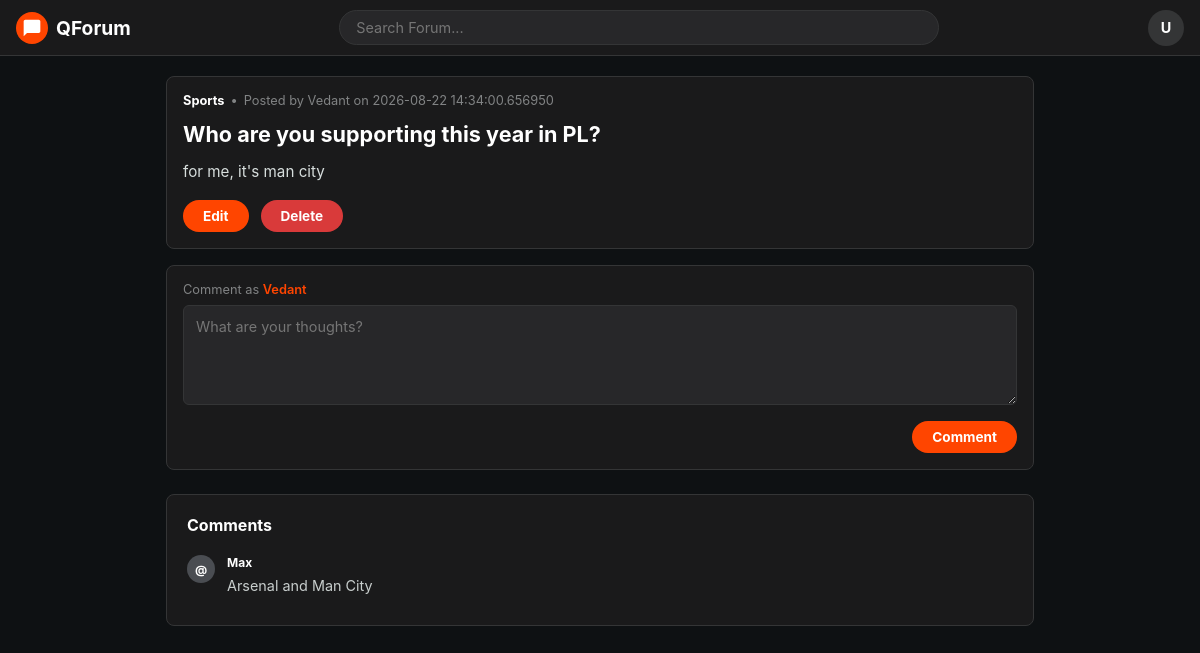
/post/7 (signed in), run on the app's committed database.
### app/models.py (models this page shows, shortened)
class Post(Base):
    __tablename__ = "post"
    id = Column(Integer, primary_key=True)
    title = Column(String(200), nullable=False)
    body = Column(Text, nullable=False)
    topic = Column(Text, nullable=False)
    author_id = Column(String(100), ForeignKey("user.username"), nullable=False)
    created_at = Column(
        DateTime,
        default=lambda: datetime.utcnow().replace(second=0, microsecond=0),
        nullable=False,
    )
    author = relationship("User", back_populates="posts")
    comments = relationship("Comment", back_populates="post", cascade="all, delete-orphan")

class User(Base):
    __tablename__ = "user"
    id = Column(Integer, primary_key=True)
    username = Column(String(100), unique=True, nullable=False, index=True)
    email = Column(String(120), unique=True, nullable=False, index=True)
    password_hash = Column(String(255), nullable=False)
    posts = relationship("Post", back_populates="author", cascade="all, delete-orphan")
    comments = relationship("Comment", back_populates="author", cascade="all, delete-orphan")

class Comment(Base):
    __tablename__ = "comment"
    id = Column(Integer, primary_key=True)
    body = Column(Text, nullable=False)
    author_id = Column(String(100), ForeignKey("user.username"), nullable=False)
    post_id = Column(Integer, ForeignKey("post.id"), nullable=False)
    author = relationship("User", back_populates="comments")
    post = relationship("Post", back_populates="comments")

### app/routes/post_display_routes.py (the view)
@router.get("/post/{post_id}")
def view_post(request: Request, post_id: int, db: Session = Depends(get_db)):
    user = get_logged_in_user(request, db)
    if not user:
        return RedirectResponse(url="/login", status_code=303)
    post = db.query(Post).filter(Post.id == post_id).first()
    if not post:
        raise HTTPException(status_code=404, detail="Post not found")
    comments = db.query(Comment).filter(Comment.post_id == post_id).all()
    return templates.TemplateResponse(
        request,
        "comments.html",
        {
            "post": post,
            "user": user.username,
            "current_user": user,
            "comments": comments,
            "can_manage_post": post.author_id == user.username,
        },
    )

### app/templates/comments.html (shortened to what this page needs)
<!DOCTYPE html>
<html lang="en">
<head>
  <link rel="stylesheet" href="{{ url_for('static', path='css/style4.css') }}">
  </head>
<body><header class="navbar">
    <a href="/" class="nav-brand">
      <div class="brand-logo">
        <svg xmlns="http://www.w3.org/2000/svg" viewBox="0 0 24 24">
          <path d="M20 2H4c-1.1 0-2 .9-2 2v18l4-4h14c1.1 0 2-.9 2-2V4c0-1.1-.9-2-2-2z"/>
        </svg>
      </div>
      <span>QForum</span>
    </a>
    <div class="nav-search">
      <input type="text" class="search-input" placeholder="Search Forum...">
    </div>
    <div class="user-profile" title="User Profile">U</div>
  </header>
  <main class="container">
    <article class="post-container">
      <div class="post-content">
        <div class="post-header">
          <a href="#" class="subreddit-name">{{post.topic}}</a>
          <span>•</span>
          <span>Posted by {{post.author_id}} on {{post.created_at}}</span>
        </div>
        <h1 class="post-title">{{post.title}}</h1>
        <div class="post-body">
          <p>{{post.body}}</p>
         </div>
        {% if can_manage_post %}
        <div class="post-actions" style="margin-top: 1rem; display: flex; gap: 0.75rem;">
          <a href="{{ url_for('edit_post_page', post_id=post.id) }}" class="btn-submit-comment" style="display: inline-block; text-decoration: none;">Edit</a>
          <form method="POST" action="{{ url_for('delete_post', post_id=post.id) }}" style="margin: 0;">
            <button type="submit" class="btn-submit-comment" style="background: #d93a3a; border-color: #d93a3a;">Delete</button>
          </form>
        </div>
        {% endif %}
      </div>
    </article>
    <section class="add-comment-card">
      <div class="comment-as">Comment as <span>{{user}}</span></div>
      <form  method="POST" action="{{ url_for('create_comment', post_id=post.id) }}">
        <textarea class="comment-textarea" name="comment" placeholder="What are your thoughts?" required></textarea>
        <div class="comment-submit-wrapper">
          <button type="submit" class="btn-submit-comment">Comment</button>
        </div>
      </form>
    </section>
    <section class="comments-section">
      <h2 class="section-title">Comments</h2>
      <div class="comment-thread">
    {% for commentdata in comments %}
        <div class="comment">
          <div class="comment-avatar">@</div>
          <div class="comment-body-wrapper">
            <div class="comment-meta">
              <a href="#" class="comment-author">{{commentdata.author_id}}</a>
            </div>
            <p class="comment-text">{{commentdata.body}}</p>
        </div></div>
{% endfor %}
    </section>
  </main>
</body>
</html>

### app/static/css/style4.css (style rules this page uses)
:root { --bg-color: #0e1113; --card-bg: #1a1a1b; --border-color: #343536; --text-main: #d7dedd; --text-muted: #818384; --accent-color: #ff4500; --accent-hover: #e03d00; --input-bg: #272729; --upvote-color: #ff4500; --downvote-color: #7193ff; --thread-line: #343536; }
* { box-sizing: border-box; margin: 0; padding: 0; font-family: -apple-system, BlinkMacSystemFont, "Segoe UI", Roboto, Helvetica, Arial, sans-serif; }
body { background-color: var(--bg-color); color: var(--text-main); padding-top: 56px; }
.navbar { position: fixed; top: 0; left: 0; right: 0; height: 56px; background-color: var(--card-bg); border-bottom: 1px solid var(--border-color); display: flex; align-items: center; justify-content: space-between; padding: 0 16px; z-index: 100; }
.nav-brand { display: flex; align-items: center; gap: 8px; text-decoration: none; color: #ffffff; font-weight: 700; font-size: 1.2rem; }
.brand-logo { width: 32px; height: 32px; background-color: var(--accent-color); border-radius: 50%; display: flex; align-items: center; justify-content: center; }
.brand-logo svg { fill: #ffffff; width: 20px; height: 20px; }
.nav-search { flex: 1; max-width: 600px; margin: 0 16px; }
.search-input { width: 100%; background-color: var(--input-bg); border: 1px solid var(--border-color); border-radius: 20px; padding: 8px 16px; color: #ffffff; font-size: 0.9rem; outline: none; }
.user-profile { width: 36px; height: 36px; border-radius: 50%; background-color: #343536; display: flex; align-items: center; justify-content: center; color: #ffffff; font-weight: bold; font-size: 0.9rem; }
.container { max-width: 900px; margin: 20px auto; padding: 0 16px; }
.post-container { background-color: var(--card-bg); border: 1px solid var(--border-color); border-radius: 8px; display: flex; overflow: hidden; margin-bottom: 16px; }
.post-content { padding: 16px; flex: 1; }
.post-header { display: flex; align-items: center; gap: 6px; font-size: 0.8rem; color: var(--text-muted); margin-bottom: 12px; }
.subreddit-name { color: #ffffff; font-weight: 700; text-decoration: none; }
.post-title { font-size: 1.35rem; font-weight: 700; color: #ffffff; margin-bottom: 12px; line-height: 1.3; }
.post-body { font-size: 0.95rem; color: #d7dedd; line-height: 1.6; margin-bottom: 16px; }
.add-comment-card { background-color: var(--card-bg); border: 1px solid var(--border-color); border-radius: 8px; padding: 16px; margin-bottom: 24px; }
.comment-as { font-size: 0.8rem; color: var(--text-muted); margin-bottom: 8px; }
.comment-as span { color: var(--accent-color); font-weight: 600; }
.comment-textarea { width: 100%; min-height: 100px; background-color: var(--input-bg); border: 1px solid var(--border-color); border-radius: 6px; padding: 12px; color: #ffffff; font-size: 0.9rem; outline: none; resize: vertical; margin-bottom: 12px; }
.comment-submit-wrapper { display: flex; justify-content: flex-end; }
.btn-submit-comment { background-color: var(--accent-color); color: #ffffff; border: none; border-radius: 20px; padding: 8px 20px; font-size: 0.85rem; font-weight: 700; cursor: pointer; }
.comments-section { background-color: var(--card-bg); border: 1px solid var(--border-color); border-radius: 8px; padding: 20px; }
.section-title { font-size: 1rem; font-weight: 700; margin-bottom: 20px; color: #ffffff; }
.comment-thread { display: flex; flex-direction: column; gap: 16px; }
.comment { display: flex; gap: 12px; position: relative; }
.comment-avatar { width: 28px; height: 28px; border-radius: 50%; background-color: #4a4d52; display: flex; align-items: center; justify-content: center; font-size: 0.75rem; font-weight: 700; color: #ffffff; flex-shrink: 0; }
.comment-body-wrapper { flex: 1; }
.comment-meta { display: flex; align-items: center; gap: 8px; font-size: 0.75rem; color: var(--text-muted); margin-bottom: 6px; }
.comment-author { color: #ffffff; font-weight: 700; text-decoration: none; }
.comment-text { font-size: 0.9rem; color: #c8cecd; line-height: 1.4; margin-bottom: 8px; }

### data on the page
Post: topic "Sports", author_id "Vedant", created_at "2026-08-22 14:34:00.656950", title "Who are you supporting this year in PL?", body "for me, it's man city"
User: username "Vedant"
Comment: author_id "Max", body "Arsenal and Man City"
